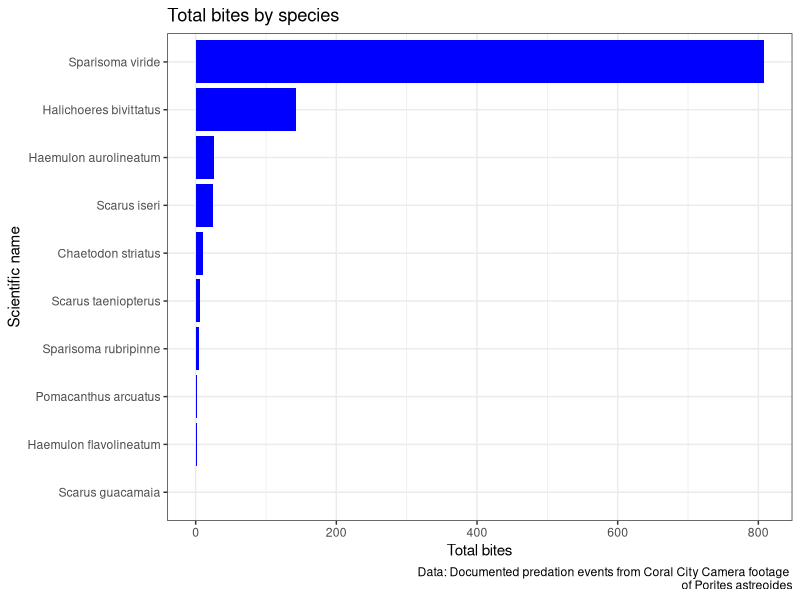
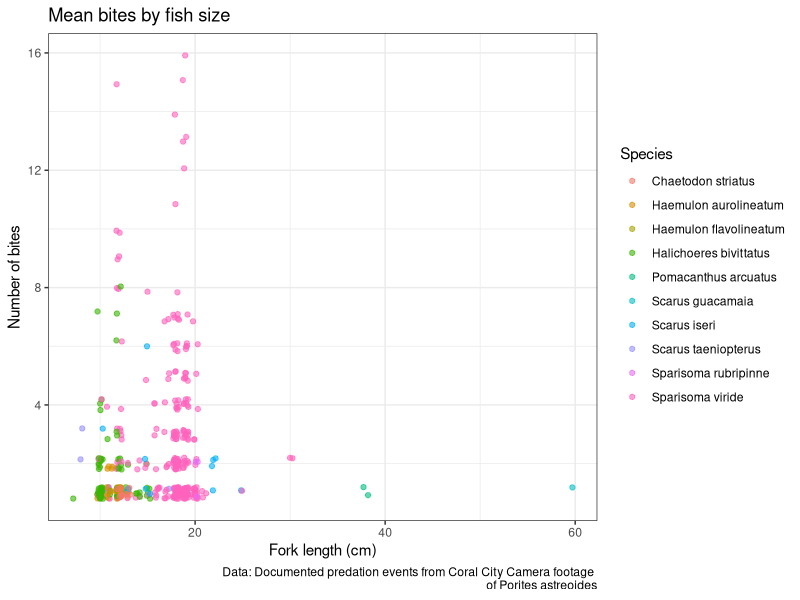
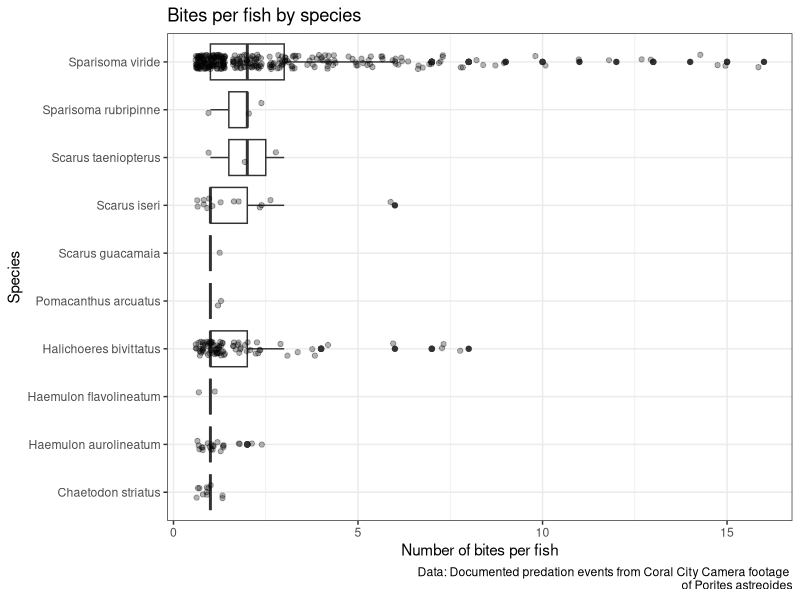
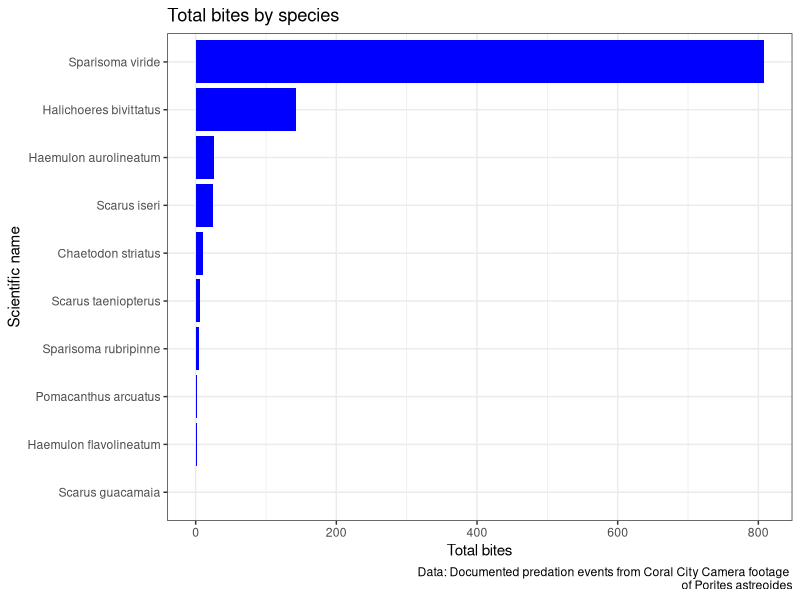
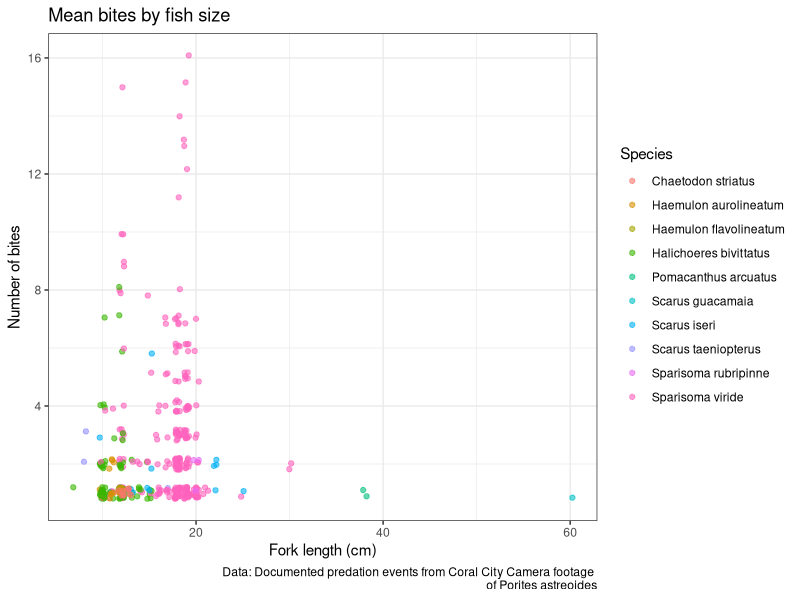
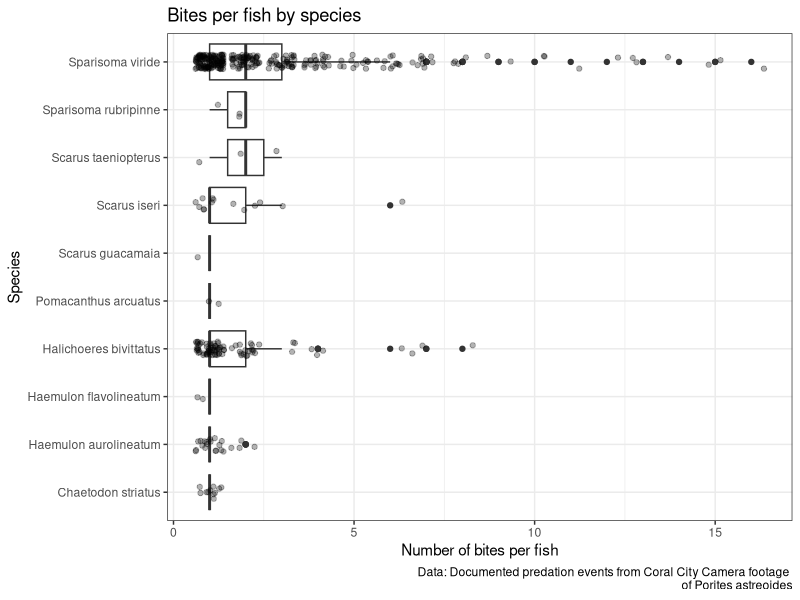

Write R code to recreate these figures, in order.
################################################################################
#
# Victoria Lahey
# vel28@miami.edu
# 10/05/2026
#
# This script reads the cleaned fish-predation data collected on Porites
# astreoides coral fragments from Coral City Camera footage and creates three
#  plots: total bites by species, bites vs. fish size, and bites per
# fish by species. The plots are exported as .png files to results/img/.

################################################################################

# SET UP #######################################################################

## Load packages ---------------------------------------------------------------
library(tidyverse)

# PROCESSING ###################################################################

## Load data -------------------------------------------------------------------
predation_summary <- read_csv("data/processed/bite_summary.csv")
predation <- read_csv("data/processed/fish_predation.csv")


# VISUALIZE ####################################################################

## Build plots -----------------------------------------------------------------

### Plot 1: Total bites by species
# which species will account for the most overall bites? (uses predation_summmary)
p1 <- ggplot(data = predation_summary,
             mapping = aes(x = total_bites,
             y = fct_reorder(scientific_name, total_bites))) + # orders by total
  geom_col(fill = "blue") +
  labs(x = "Total bites", y = "Scientific name",
       title = "Total bites by species", 
       caption = "Data: Documented predation events from Coral City Camera footage 
       of Porites astreoides") +
  theme_bw()
p1


### Plot 2: Mean bites by fish size 
# will fish size have a correlation with mean bites? 
p2 <- ggplot(data = predation,
       mapping = aes(x = fork_length_cm, y = number_of_bites,
           color = scientific_name)) +
  geom_jitter(alpha = 0.6, width = 0.3, height = 0.2) + # makes points transparent 
  # where overlaps are and nudges points so they don't sit on top of each other
  labs(x = "Fork length (cm)", y = "Number of bites", color = "Species",
       title = "Mean bites by fish size",
       caption = "Data: Documented predation events from Coral City Camera footage 
       of Porites astreoides") +
  theme_bw() 
p2


### Plot 3: Bites per fish by species
p3 <- ggplot(data = predation,
       mapping = aes(x = number_of_bites,
                     y = scientific_name)) +
  geom_boxplot() +
  geom_jitter(height = 0.15, alpha = 0.3) +
  labs(x = "Number of bites per fish", y = "Species",
       title = "Bites per fish by species",
       caption = "Data: Documented predation events from Coral City Camera footage 
       of Porites astreoides") +
  theme_bw()
p3


# EXPORT #######################################################################
## Export the 3 plots made -----------------------------------------------------

ggsave(plot = p1,
       filename = "results/img/total_bites_by_species.png",
       width = 8,
       height = 10)

ggsave(plot = p2,
       filename = "results/img/mean_bites_by_fish_size.png",
       width = 8,
       height = 10)

ggsave(plot = p3, 
       filename = "results/img/bites_per_fish.png",
       width = 8,
       height = 10)
